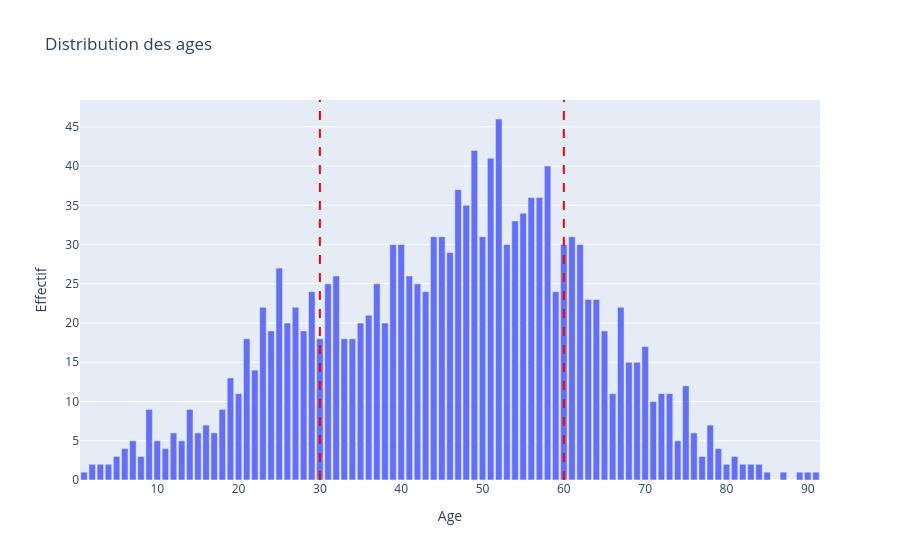

The cell this chart's notebook holds for it:
### Markdown cell above
puis à l'âge:

### Code cell
print(pd.cut(df["Patient Age"], [0,30,60,utils.MAX_AGE], labels=["jeunes", "adultes", "seniors"]).value_counts())
utils.plot_age_dist(df, vlines=[30,60])

### Figure 1 — Plotly figure (JSON) as saved in the notebook; plotly's stock layout.template omitted (floating-point values rounded to 4 significant figures)
{"data": [{"type": "bar", "x": [1, 2, 3, 4, 5, 6, 7, 8, 9, 10, 11, 12, 13, 14, 15, 16, 17, 18, 19, 20, 21, 22, 23, 24, 25, 26, 27, 28, 29, 30, 31, 32, 33, 34, 35, 36, 37, 38, 39, 40, 41, 42, 43, 44, 45, 46, 47, 48, 49, 50, 51, 52, 53, 54, 55, 56, 57, 58, 59, 60, 61, 62, 63, 64, 65, 66, 67, 68, 69, 70, 71, 72, 73, 74, 75, 76, 77, 78, 79, 80, 81, 82, 83, 84, 85, 87, 89, 90, 91], "y": [1, 2, 2, 2, 3, 4, 5, 3, 9, 5, 4, 6, 5, 9, 6, 7, 6, 9, 13, 11, 18, 14, 22, 19, 27, 20, 22, 19, 24, 18, 25, 26, 18, 18, 20, 21, 25, 20, 30, 30, 26, 25, 24, 31, 31, 29, 37, 35, 42, 31, 41, 46, 30, 33, 34, 36, 36, 40, 24, 30, 31, 30, 23, 23, 19, 11, 22, 15, 15, 17, 10, 11, 11, 5, 12, 6, 3, 7, 4, 2, 3, 2, 2, 2, 1, 1, 1, 1, 1]}], "layout": {"shapes": [{"line": {"color": "red", "dash": "dash"}, "type": "line", "x0": 30, "x1": 30, "xref": "x", "y0": 0, "y1": 1, "yref": "y domain"}, {"line": {"color": "red", "dash": "dash"}, "type": "line", "x0": 60, "x1": 60, "xref": "x", "y0": 0, "y1": 1, "yref": "y domain"}], "showlegend": false, "title": {"text": "Distribution des ages"}, "xaxis": {"title": {"text": "Age"}}, "yaxis": {"title": {"text": "Effectif"}}}}
